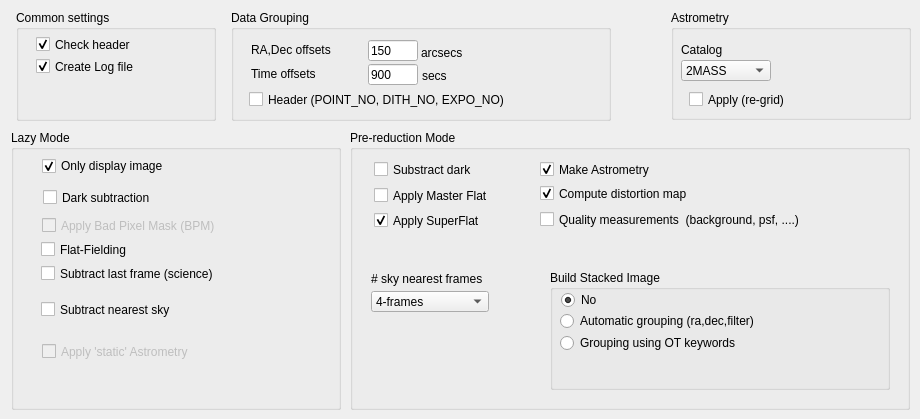
    <widget class="QWidget" name="TabPage">
     <attribute name="title">
      <string>Setup</string>
     </attribute>
     <widget class="Q3GroupBox" name="groupBox4">
      <property name="geometry">
       <rect>
        <x>16</x>
        <y>10</y>
        <width>200</width>
        <height>111</height>
       </rect>
      </property>
      <property name="title">
       <string>Common settings</string>
      </property>
      <widget class="QCheckBox" name="checkBox7_2_2_2">
       <property name="geometry">
        <rect>
         <x>20</x>
         <y>47</y>
         <width>130</width>
         <height>19</height>
        </rect>
       </property>
       <property name="text">
        <string>Create Log file</string>
       </property>
       <property name="checked">
        <bool>true</bool>
       </property>
      </widget>
      <widget class="QCheckBox" name="checkBox">
       <property name="geometry">
        <rect>
         <x>20</x>
         <y>25</y>
         <width>120</width>
         <height>19</height>
        </rect>
       </property>
       <property name="text">
        <string>Check header</string>
       </property>
       <property name="checked">
        <bool>true</bool>
       </property>
      </widget>
     </widget>
     <widget class="Q3GroupBox" name="groupBox_lazyMode">
      <property name="geometry">
       <rect>
        <x>11</x>
        <y>130</y>
        <width>330</width>
        <height>280</height>
       </rect>
      </property>
      <property name="title">
       <string>Lazy Mode</string>
      </property>
      <widget class="QCheckBox" name="checkBox_show_imgs">
       <property name="geometry">
        <rect>
         <x>31</x>
         <y>26</y>
         <width>170</width>
         <height>20</height>
        </rect>
       </property>
       <property name="text">
        <string>Only display image</string>
       </property>
       <property name="checked">
        <bool>true</bool>
       </property>
      </widget>
      <widget class="QCheckBox" name="checkBox_appBPM">
       <property name="enabled">
        <bool>false</bool>
       </property>
       <property name="geometry">
        <rect>
         <x>31</x>
         <y>86</y>
         <width>200</width>
         <height>19</height>
        </rect>
       </property>
       <property name="text">
        <string>Apply Bad Pixel Mask (BPM)</string>
       </property>
      </widget>
      <widget class="QCheckBox" name="checkBox_appSAstrom">
       <property name="enabled">
        <bool>false</bool>
       </property>
       <property name="geometry">
        <rect>
         <x>31</x>
         <y>212</y>
         <width>180</width>
         <height>19</height>
        </rect>
       </property>
       <property name="text">
        <string>Apply 'static' Astrometry</string>
       </property>
      </widget>
      <widget class="QCheckBox" name="checkBox_subSky">
       <property name="enabled">
        <bool>true</bool>
       </property>
       <property name="geometry">
        <rect>
         <x>30</x>
         <y>170</y>
         <width>180</width>
         <height>19</height>
        </rect>
       </property>
       <property name="text">
        <string>Subtract nearest sky</string>
       </property>
      </widget>
      <widget class="QCheckBox" name="checkBox_subDark">
       <property name="geometry">
        <rect>
         <x>32</x>
         <y>58</y>
         <width>160</width>
         <height>19</height>
        </rect>
       </property>
       <property name="text">
        <string>Dark subtraction</string>
       </property>
       <property name="checked">
        <bool>false</bool>
       </property>
      </widget>
      <widget class="QCheckBox" name="checkBox_appFlat">
       <property name="geometry">
        <rect>
         <x>30</x>
         <y>110</y>
         <width>180</width>
         <height>19</height>
        </rect>
       </property>
       <property name="text">
        <string>Flat-Fielding</string>
       </property>
       <property name="checked">
        <bool>false</bool>
       </property>
      </widget>
      <widget class="QCheckBox" name="checkBox_subLastFrame">
       <property name="geometry">
        <rect>
         <x>30</x>
         <y>134</y>
         <width>190</width>
         <height>19</height>
        </rect>
       </property>
       <property name="text">
        <string>Subtract last frame (science)</string>
       </property>
      </widget>
     </widget>
     <widget class="Q3ButtonGroup" name="buttonGroup3">
      <property name="geometry">
       <rect>
        <x>671</x>
        <y>10</y>
        <width>240</width>
        <height>110</height>
       </rect>
      </property>
      <property name="title">
       <string>Astrometry</string>
      </property>
      <widget class="QLabel" name="textLabel1_2">
       <property name="geometry">
        <rect>
         <x>10</x>
         <y>30</y>
         <width>58</width>
         <height>20</height>
        </rect>
       </property>
       <property name="text">
        <string>Catalog</string>
       </property>
       <property name="wordWrap">
        <bool>false</bool>
       </property>
      </widget>
      <widget class="QCheckBox" name="checkBox_doRegrig">
       <property name="geometry">
        <rect>
         <x>18</x>
         <y>80</y>
         <width>140</width>
         <height>19</height>
        </rect>
       </property>
       <property name="text">
        <string>Apply (re-grid)</string>
       </property>
      </widget>
      <widget class="QComboBox" name="comboBox_AstromCatalog">
       <property name="geometry">
        <rect>
         <x>10</x>
         <y>50</y>
         <width>90</width>
         <height>21</height>
        </rect>
       </property>
       <item>
        <property name="text">
         <string>2MASS</string>
        </property>
       </item>
       <item>
        <property name="text">
         <string>USNO-B1</string>
        </property>
       </item>
       <item>
        <property name="text">
         <string>GSC 2.2</string>
        </property>
       </item>
       <item>
        <property name="text">
         <string>SDSS-R5</string>
        </property>
       </item>
       <item>
        <property name="text">
         <string>UCAC-2</string>
        </property>
       </item>
       <item>
        <property name="text">
         <string>FILE</string>
        </property>
       </item>
      </widget>
     </widget>
     <widget class="Q3ButtonGroup" name="buttonGroup2_2">
      <property name="geometry">
       <rect>
        <x>231</x>
        <y>10</y>
        <width>380</width>
        <height>111</height>
       </rect>
      </property>
      <property name="title">
       <string>Data Grouping</string>
      </property>
      <widget class="QLineEdit" name="lineEdit_ra_dec_near_offset">
       <property name="geometry">
        <rect>
         <x>137</x>
         <y>30</y>
         <width>50</width>
         <height>21</height>
        </rect>
       </property>
       <property name="text">
        <string>150</string>
       </property>
      </widget>
      <widget class="QLabel" name="textLabel5">
       <property name="geometry">
        <rect>
         <x>190</x>
         <y>33</y>
         <width>58</width>
         <height>20</height>
        </rect>
       </property>
       <property name="text">
        <string>arcsecs</string>
       </property>
       <property name="wordWrap">
        <bool>false</bool>
       </property>
      </widget>
      <widget class="QLineEdit" name="lineEdit_time_near_offset">
       <property name="geometry">
        <rect>
         <x>137</x>
         <y>54</y>
         <width>50</width>
         <height>21</height>
        </rect>
       </property>
       <property name="text">
        <string>900</string>
       </property>
      </widget>
      <widget class="QLabel" name="textLabel5_2">
       <property name="geometry">
        <rect>
         <x>191</x>
         <y>56</y>
         <width>58</width>
         <height>20</height>
        </rect>
       </property>
       <property name="midLineWidth">
        <number>1</number>
       </property>
       <property name="text">
        <string>secs</string>
       </property>
       <property name="wordWrap">
        <bool>false</bool>
       </property>
      </widget>
      <widget class="QLabel" name="textLabel4_3">
       <property name="geometry">
        <rect>
         <x>20</x>
         <y>30</y>
         <width>110</width>
         <height>20</height>
        </rect>
       </property>
       <property name="text">
        <string>RA,Dec offsets</string>
       </property>
       <property name="wordWrap">
        <bool>false</bool>
       </property>
      </widget>
      <widget class="QLabel" name="textLabel4_3_2">
       <property name="geometry">
        <rect>
         <x>20</x>
         <y>54</y>
         <width>100</width>
         <height>20</height>
        </rect>
       </property>
       <property name="text">
        <string>Time offsets</string>
       </property>
       <property name="wordWrap">
        <bool>false</bool>
       </property>
      </widget>
      <widget class="QCheckBox" name="checkBox_data_grouping">
       <property name="geometry">
        <rect>
         <x>18</x>
         <y>80</y>
         <width>340</width>
         <height>19</height>
        </rect>
       </property>
       <property name="toolTip">
        <string>Use header keywords POINT_NO, DITH_NO, EXPO_NO for data grouping</string>
       </property>
       <property name="text">
        <string>Header (POINT_NO, DITH_NO, EXPO_NO)</string>
       </property>
       <property name="checked">
        <bool>false</bool>
       </property>
      </widget>
     </widget>
     <widget class="Q3GroupBox" name="groupBox1">
      <property name="geometry">
       <rect>
        <x>350</x>
        <y>130</y>
        <width>560</width>
        <height>280</height>
       </rect>
      </property>
      <property name="title">
       <string>Pre-reduction Mode</string>
      </property>
      <widget class="QLabel" name="textLabel3">
       <property name="geometry">
        <rect>
         <x>21</x>
         <y>141</y>
         <width>130</width>
         <height>16</height>
        </rect>
       </property>
       <property name="text">
        <string># sky nearest frames</string>
       </property>
       <property name="wordWrap">
        <bool>false</bool>
       </property>
      </widget>
      <widget class="QCheckBox" name="checkBox7_2">
       <property name="geometry">
        <rect>
         <x>24</x>
         <y>30</y>
         <width>140</width>
         <height>19</height>
        </rect>
       </property>
       <property name="text">
        <string>Substract dark</string>
       </property>
       <property name="checked">
        <bool>false</bool>
       </property>
      </widget>
      <widget class="QCheckBox" name="checkBox8_2">
       <property name="geometry">
        <rect>
         <x>24</x>
         <y>56</y>
         <width>180</width>
         <height>19</height>
        </rect>
       </property>
       <property name="text">
        <string>Apply Master Flat</string>
       </property>
       <property name="checked">
        <bool>false</bool>
       </property>
      </widget>
      <widget class="QCheckBox" name="checkBox8_2_2">
       <property name="geometry">
        <rect>
         <x>24</x>
         <y>81</y>
         <width>180</width>
         <height>19</height>
        </rect>
       </property>
       <property name="text">
        <string>Apply SuperFlat</string>
       </property>
       <property name="checked">
        <bool>true</bool>
       </property>
      </widget>
      <widget class="QComboBox" name="comboBox_skyWindow">
       <property name="geometry">
        <rect>
         <x>21</x>
         <y>161</y>
         <width>118</width>
         <height>21</height>
        </rect>
       </property>
       <property name="currentIndex">
        <number>3</number>
       </property>
       <item>
        <property name="text">
         <string>1-Current frame</string>
        </property>
       </item>
       <item>
        <property name="text">
         <string>2-frames</string>
        </property>
       </item>
       <item>
        <property name="text">
         <string>3-frames</string>
        </property>
       </item>
       <item>
        <property name="text">
         <string>4-frames</string>
        </property>
       </item>
       <item>
        <property name="text">
         <string>5-frames</string>
        </property>
       </item>
      </widget>
      <widget class="QCheckBox" name="checkBox8_2_3">
       <property name="geometry">
        <rect>
         <x>190</x>
         <y>30</y>
         <width>180</width>
         <height>19</height>
        </rect>
       </property>
       <property name="text">
        <string>Make Astrometry</string>
       </property>
       <property name="checked">
        <bool>true</bool>
       </property>
      </widget>
      <widget class="QCheckBox" name="checkBox8_2_3_2_2">
       <property name="geometry">
        <rect>
         <x>190</x>
         <y>80</y>
         <width>360</width>
         <height>19</height>
        </rect>
       </property>
       <property name="text">
        <string>Quality measurements  (background, psf, ....)</string>
       </property>
      </widget>
      <widget class="Q3ButtonGroup" name="buttonGroup2">
       <property name="geometry">
        <rect>
         <x>200</x>
         <y>140</y>
         <width>340</width>
         <height>120</height>
        </rect>
       </property>
       <property name="title">
        <string>Build Stacked Image</string>
       </property>
       <widget class="QRadioButton" name="radioButton26">
        <property name="geometry">
         <rect>
          <x>11</x>
          <y>20</y>
          <width>60</width>
          <height>20</height>
         </rect>
        </property>
        <property name="text">
         <string>No</string>
        </property>
        <property name="checked">
         <bool>true</bool>
        </property>
       </widget>
       <widget class="QRadioButton" name="radioButton25_2">
        <property name="geometry">
         <rect>
          <x>10</x>
          <y>63</y>
          <width>250</width>
          <height>20</height>
         </rect>
        </property>
        <property name="text">
         <string>Grouping using OT keywords</string>
        </property>
       </widget>
       <widget class="QRadioButton" name="radioButton25">
        <property name="geometry">
         <rect>
          <x>10</x>
          <y>41</y>
          <width>280</width>
          <height>20</height>
         </rect>
        </property>
        <property name="text">
         <string>Automatic grouping (ra,dec,filter)</string>
        </property>
       </widget>
      </widget>
      <widget class="QCheckBox" name="checkBox8_2_3_2">
       <property name="geometry">
        <rect>
         <x>190</x>
         <y>54</y>
         <width>180</width>
         <height>19</height>
        </rect>
       </property>
       <property name="text">
        <string>Compute distortion map</string>
       </property>
       <property name="checked">
        <bool>true</bool>
       </property>
      </widget>
     </widget>
    </widget>
